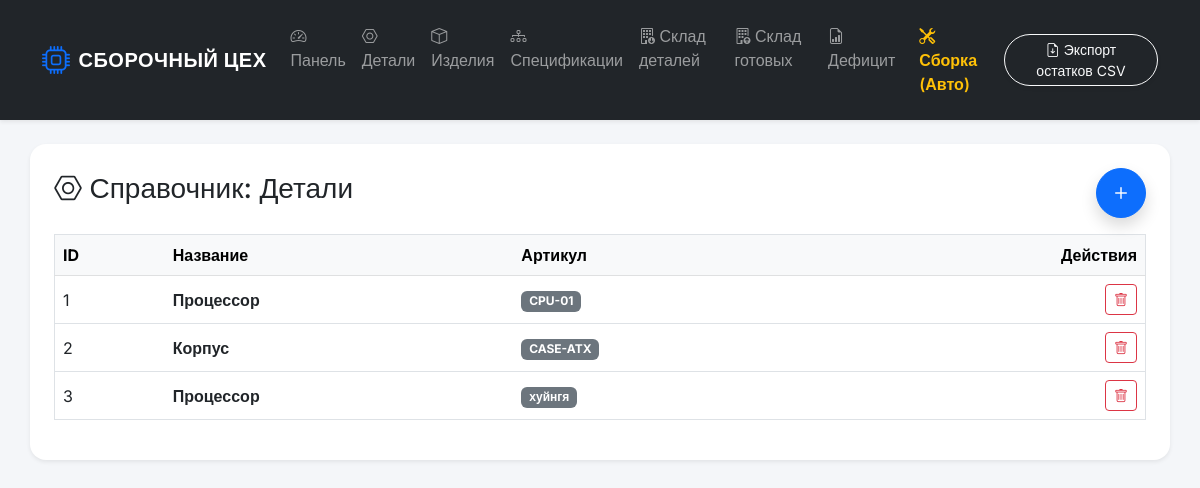
The page /parts on the database as committed earlier.
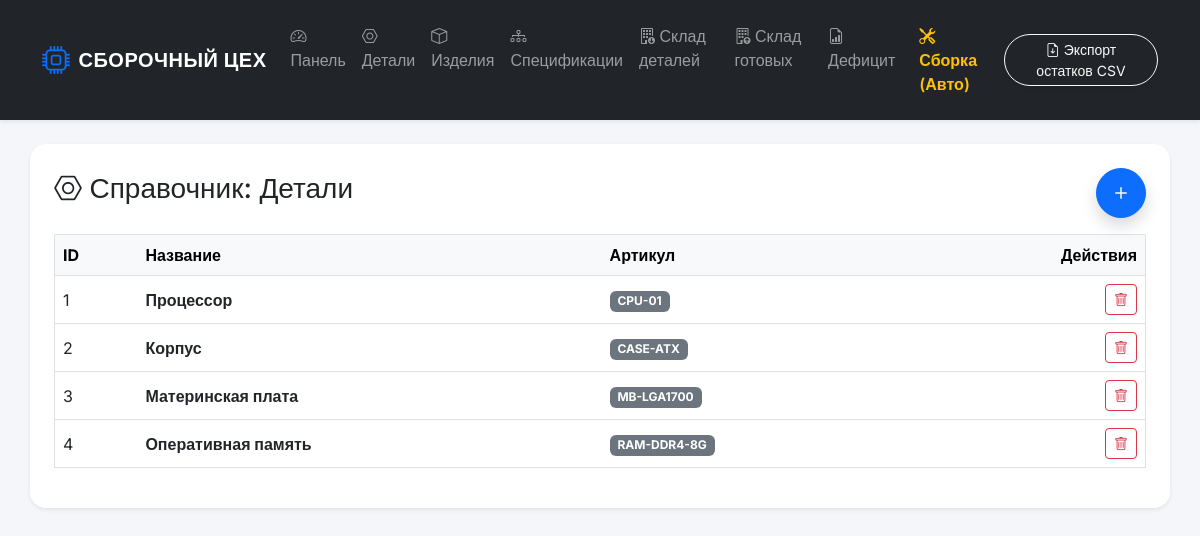
The same page on the database as committed later.
### tables this page shows
CREATE TABLE part (
        id_part INTEGER PRIMARY KEY AUTOINCREMENT,
        name TEXT NOT NULL,
        article TEXT NOT NULL
    );

### app.py (the view)
@app.route('/parts', methods=['GET', 'POST'])
def parts():
    conn = get_db_connection()
    if request.method == 'POST':
        conn.execute('INSERT INTO part (name, article) VALUES (?, ?)', (request.form['name'], request.form['article']))
        conn.commit()
        flash('Новая деталь успешно добавлена!', 'success')
        return redirect(url_for('parts'))
    data = conn.execute('SELECT * FROM part').fetchall()
    conn.close()
    return render_template('parts.html', data=data)

### app.py (called while the page is built)
def get_db_connection():
    conn = sqlite3.connect('database.db')
    conn.row_factory = sqlite3.Row
    return conn

### templates/parts.html (shortened to what this page needs)
{% extends 'base.html' %}
{% block content %}
<div class="d-flex justify-content-between align-items-center mb-3">
    <h3><i class="bi bi-nut"></i> Справочник: Детали</h3>
    <button class="btn btn-primary rounded-circle shadow" data-bs-toggle="modal" data-bs-target="#addModal" style="width: 50px; height: 50px; font-size: 24px; line-height: 1;">
        <i class="bi bi-plus"></i>
    </button>
</div>
<table class="table table-hover align-middle border">
    <thead class="table-light">
        <tr><th>ID</th><th>Название</th><th>Артикул</th><th class="text-end">Действия</th></tr>
    </thead>
    <tbody>
        {% for row in data %}
        <tr>
            <td>{{ row.id_part }}</td>
            <td><strong>{{ row.name }}</strong></td>
            <td><span class="badge bg-secondary">{{ row.article }}</span></td>
            <td class="text-end">
                <a href="/delete_part/{{ row.id_part }}" class="btn btn-sm btn-outline-danger" onclick="return confirm('Удалить?');">
                    <i class="bi bi-trash"></i>
                </a>
            </td>
        </tr>
        {% endfor %}
    </tbody>
</table>
{% endblock %}

Rows that differ between the two databases and show on the page:
changed part id 3: name "Процессор" → "Материнская плата"; article "хуйнгя" → "MB-LGA1700"
added part: id_part "4", name "Оперативная память", article "RAM-DDR4-8G"
